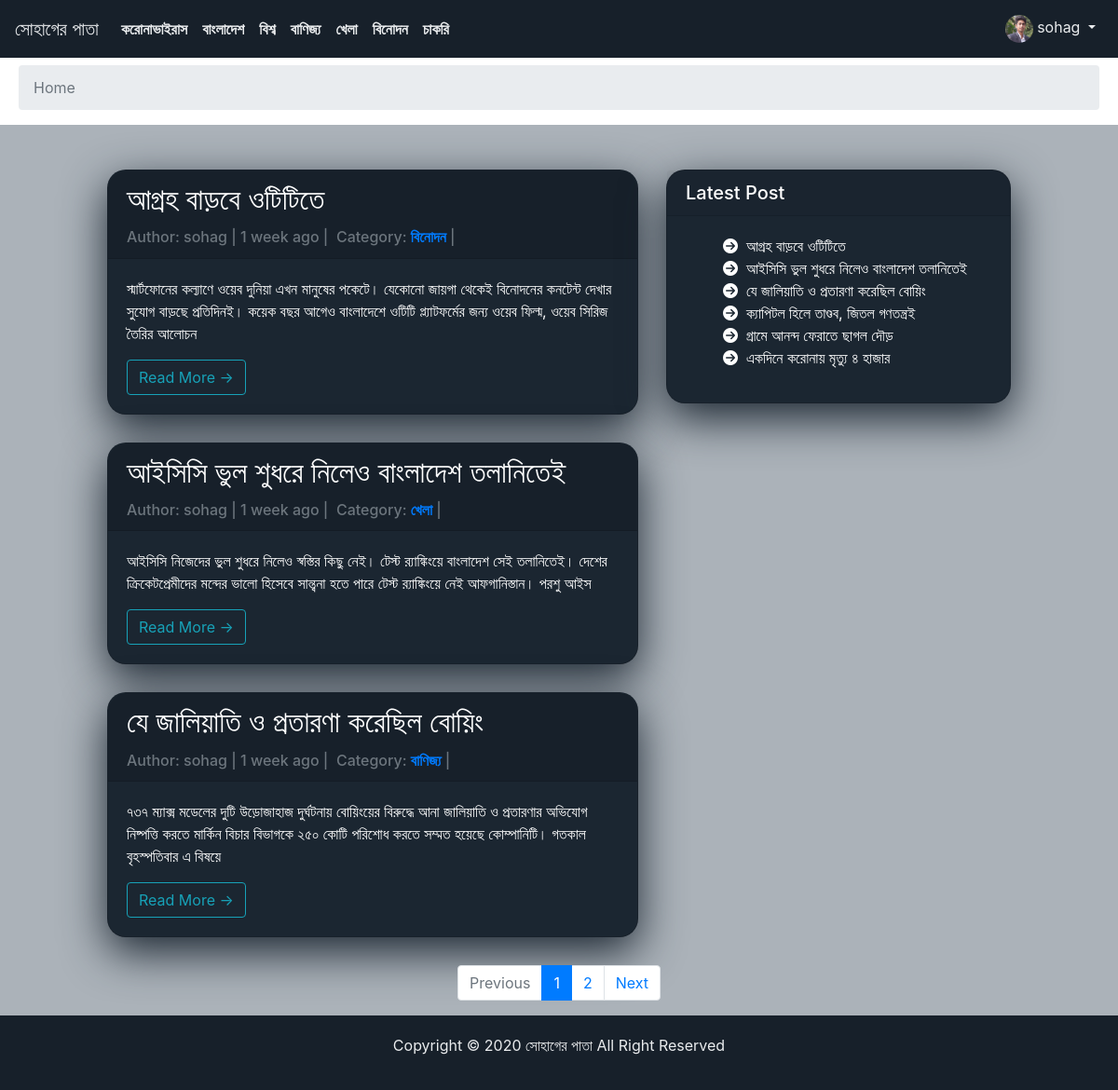
The app's page / (signed in), older data.
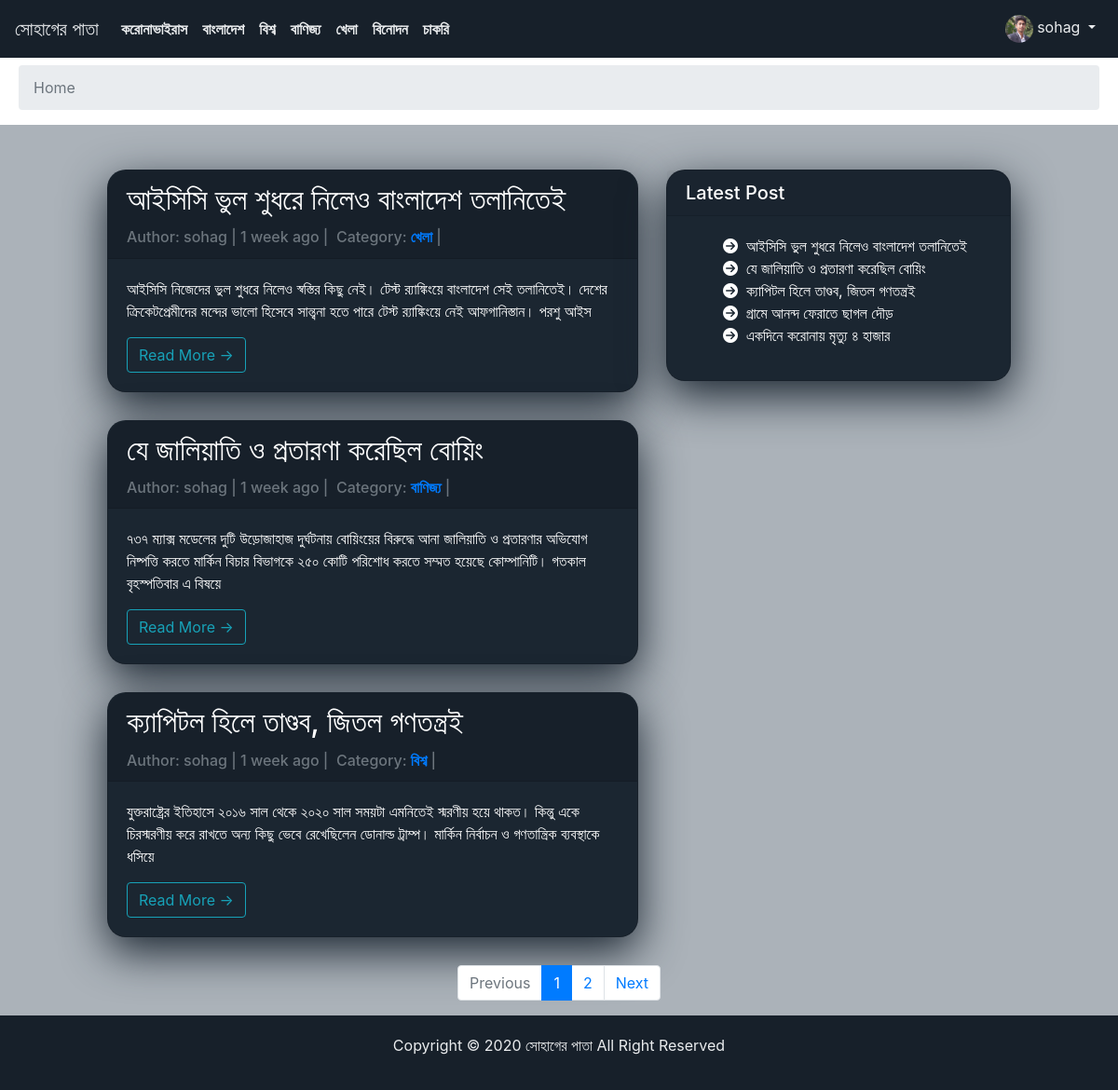
The same page, newer data.
### blog/models.py (models this page shows, shortened)
class Category(models.Model):
    category = models.CharField(max_length=30, unique=True)
    def __str__(self):
        return self.category

class Post(models.Model):
    title = models.CharField(max_length=200, unique=True)
    author = models.ForeignKey(User, on_delete=models.CASCADE)
    updated_on = models.DateTimeField(auto_now=True)
    description = models.TextField()
    created_on = models.DateTimeField(auto_now_add=True)
    category = models.ForeignKey(Category, related_name='post', on_delete=models.CASCADE)
    status = models.IntegerField(choices=STATUS, default=0)
    class Meta:
        ordering = ['-created_on']

### accounts/models.py (models this page shows, shortened)
class ExtraUserInfo(models.Model):
    user_info = models.ForeignKey(User, on_delete=models.CASCADE)
    profile_img = models.ImageField(null=True, blank=True, upload_to='userimage/')
    country = models.CharField(max_length=250, null=True, blank=True)
    language = models.CharField(max_length=250, null=True, blank=True)
    description = models.TextField(blank=True, null=True)

### blog/views.py (the view)
# urls.py: path('', views.list_post, name='home'),
def list_post(request):
    object_list = {}
    category = {}
    category = Category.objects.all()
    object_list = Post.objects.all()
    if request.user.is_authenticated:
        user_extra = ExtraUserInfo.objects.filter(user_info=request.user)
    else:
        user_extra = 'Guest user'
    paginator = Paginator(object_list, 3)
    page = request.GET.get('page')
    try:
        post_list = paginator.page(page)
    except PageNotAnInteger:
        post_list = paginator.page(1)
    except EmptyPage:
        post_list = paginator.page(paginator.num_pages)
    context = {
        'page': page,
        'post_list': post_list,
        'object_list': object_list,
        'category': category,
        'user_extra': user_extra
    }
    return render(request, 'blog/home.html', context)

### templates/blog/home.html (shortened to what this page needs)
{% extends "base.html" %}
{% load humanize %}
{% block category %}
  {% for i in category %}
    <li class="nav-item text-black ">
      <a class="nav-link text-black font-weight-bold"
          href="{% url 'list_category' %}">
          {{ i.category }}
      </a>
    </li>
  {% endfor %}
{% endblock  %}
{% block userinfo %}
  {% for data in user_extra %}
    <img
        class="img-circle profile_pic_user"
        src="{{ data.profile_img.url }}"
    />
  {% endfor %}
{% endblock userinfo %}
{% block content %}
<div class="container-fluid mainContent">
  <div class="row">
    <div class="col-md-1 col-xl-1"></div>
    <div class="col-12 col-sm-8 col-md-6 col-xl-6">
      <br>
      <br>
      {% for post in post_list %}
        <div class="card listPostCard shadow">
          <div class="card-header listPostCHeader">
            <h2 class="card-title">{{ post.title }}</h2>
            <p class="card-text text-muted h6">
              Author:&nbsp;{{ post.author }} | {{ post.created_on |naturaltime}}&nbsp;|
              &nbsp;Category:&nbsp;<a href="{% url 'list_category' %}"><b>{{ post.category}}</b></a> |
            </p>
          </div>
          <div class="card-body">
            <p class="card-text">{{post.description|slice:":200" }}</p>
            <a href="{% url 'detail_post' id=post.id %}" class="btn btn-outline-info">Read More &rarr;</a>
          </div>
        </div>
      {% endfor %}
    </div>
    <div class="col-12 col-sm-4 col-md-4 col-xl-4">
      <br>
      <br>
      <div class="card listSidebarCard">
        <h5 class="card-header">Latest Post</h5>
        <div class="card-body">
          <ul>
            {% for postItem in object_list %}
              <li class="card-text list-unstyled">
                <a class="latestPost" href="{% url 'detail_post' id=postItem.id %}">
                  <i class="fa fa-arrow-circle-right" aria-hidden="true"></i>&nbsp;
                  {{ postItem.title }}
                </a>
              </li>
            {% endfor %}
          </ul>
        </div>
      </div>
    </div>
  </div>
  <div class="row">
    <div class="col-lg-12">
      {% if post_list.has_other_pages %}
        <nav aria-label="Page navigation example">
          <ul class="pagination justify-content-center pagination-md">
            {% if post_list.has_previous %}
              <li class="page-item">
                <a class="page-link" href="?page={{ post_list.previous_page_number }}" tabindex="-1">Previous</a>
              </li>
              {% else %}
                  <li class="page-item disabled"><span class="page-link">Previous</span></li>
            {% endif %}
            {% for i in post_list.paginator.page_range %}
                {% if post_list.number == i %}
                  <li class="page-item active"><span class="page-link">{{ i }} <span class="sr-only">(current)</span></span></li>
                {% else %}
                  <li class="page-item"><a class="page-link" href="?page={{ i }}">{{ i }}</a></li>
                {% endif %}
            {% endfor %}
            {% if post_list.has_next %}
              <li class="page-item">
                <a class="page-link" href="?page={{ post_list.next_page_number }}">Next</a>
              </li>
              {% else %}
                  <li class="page-item disabled"><span class="page-link">Next</span></li>
            {% endif %}
          </ul>
        </nav>
        {% endif %}
    </div>
  </div>
</div>
{% endblock %}

Row changes from the older to the newer data that the page shows:
removed Post: title "আগ্রহ বাড়বে ওটিটিতে", author "sohag", created_on "1 week ago", category "বিনোদন", description "স্মার্টফোনের কল্যাণে ওয়েব দুনিয়া এখন মানুষের পকেটে। যেকোনো জায়গা থেকেই বিনোদনের কনটেন্ট দেখার সুযোগ বাড়ছে প্রতিদিনই। কয়েক বছর আগেও বাংলাদেশে ওটিটি প্ল্যাটফর্মের জন্য ওয়েব ফিল্ম, ওয়েব সিরিজ তৈরির আলোচন"
now on one of the page's lists (row unchanged): Post: title "ক্যাপিটল হিলে তাণ্ডব, জিতল গণতন্ত্রই", author "sohag", created_on "1 week ago", category "বিশ্ব", description "যুক্তরাষ্ট্রের ইতিহাসে ২০১৬ সাল থেকে ২০২০ সাল সময়টা এমনিতেই স্মরণীয় হয়ে থাকত। কিন্তু একে চিরস্মরণীয় করে রাখতে অন্য কিছু ভেবে রেখেছিলেন ডোনাল্ড ট্রাম্প। মার্কিন নির্বাচন ও গণতান্ত্রিক ব্যবস্থাকে ধসিয়ে"
